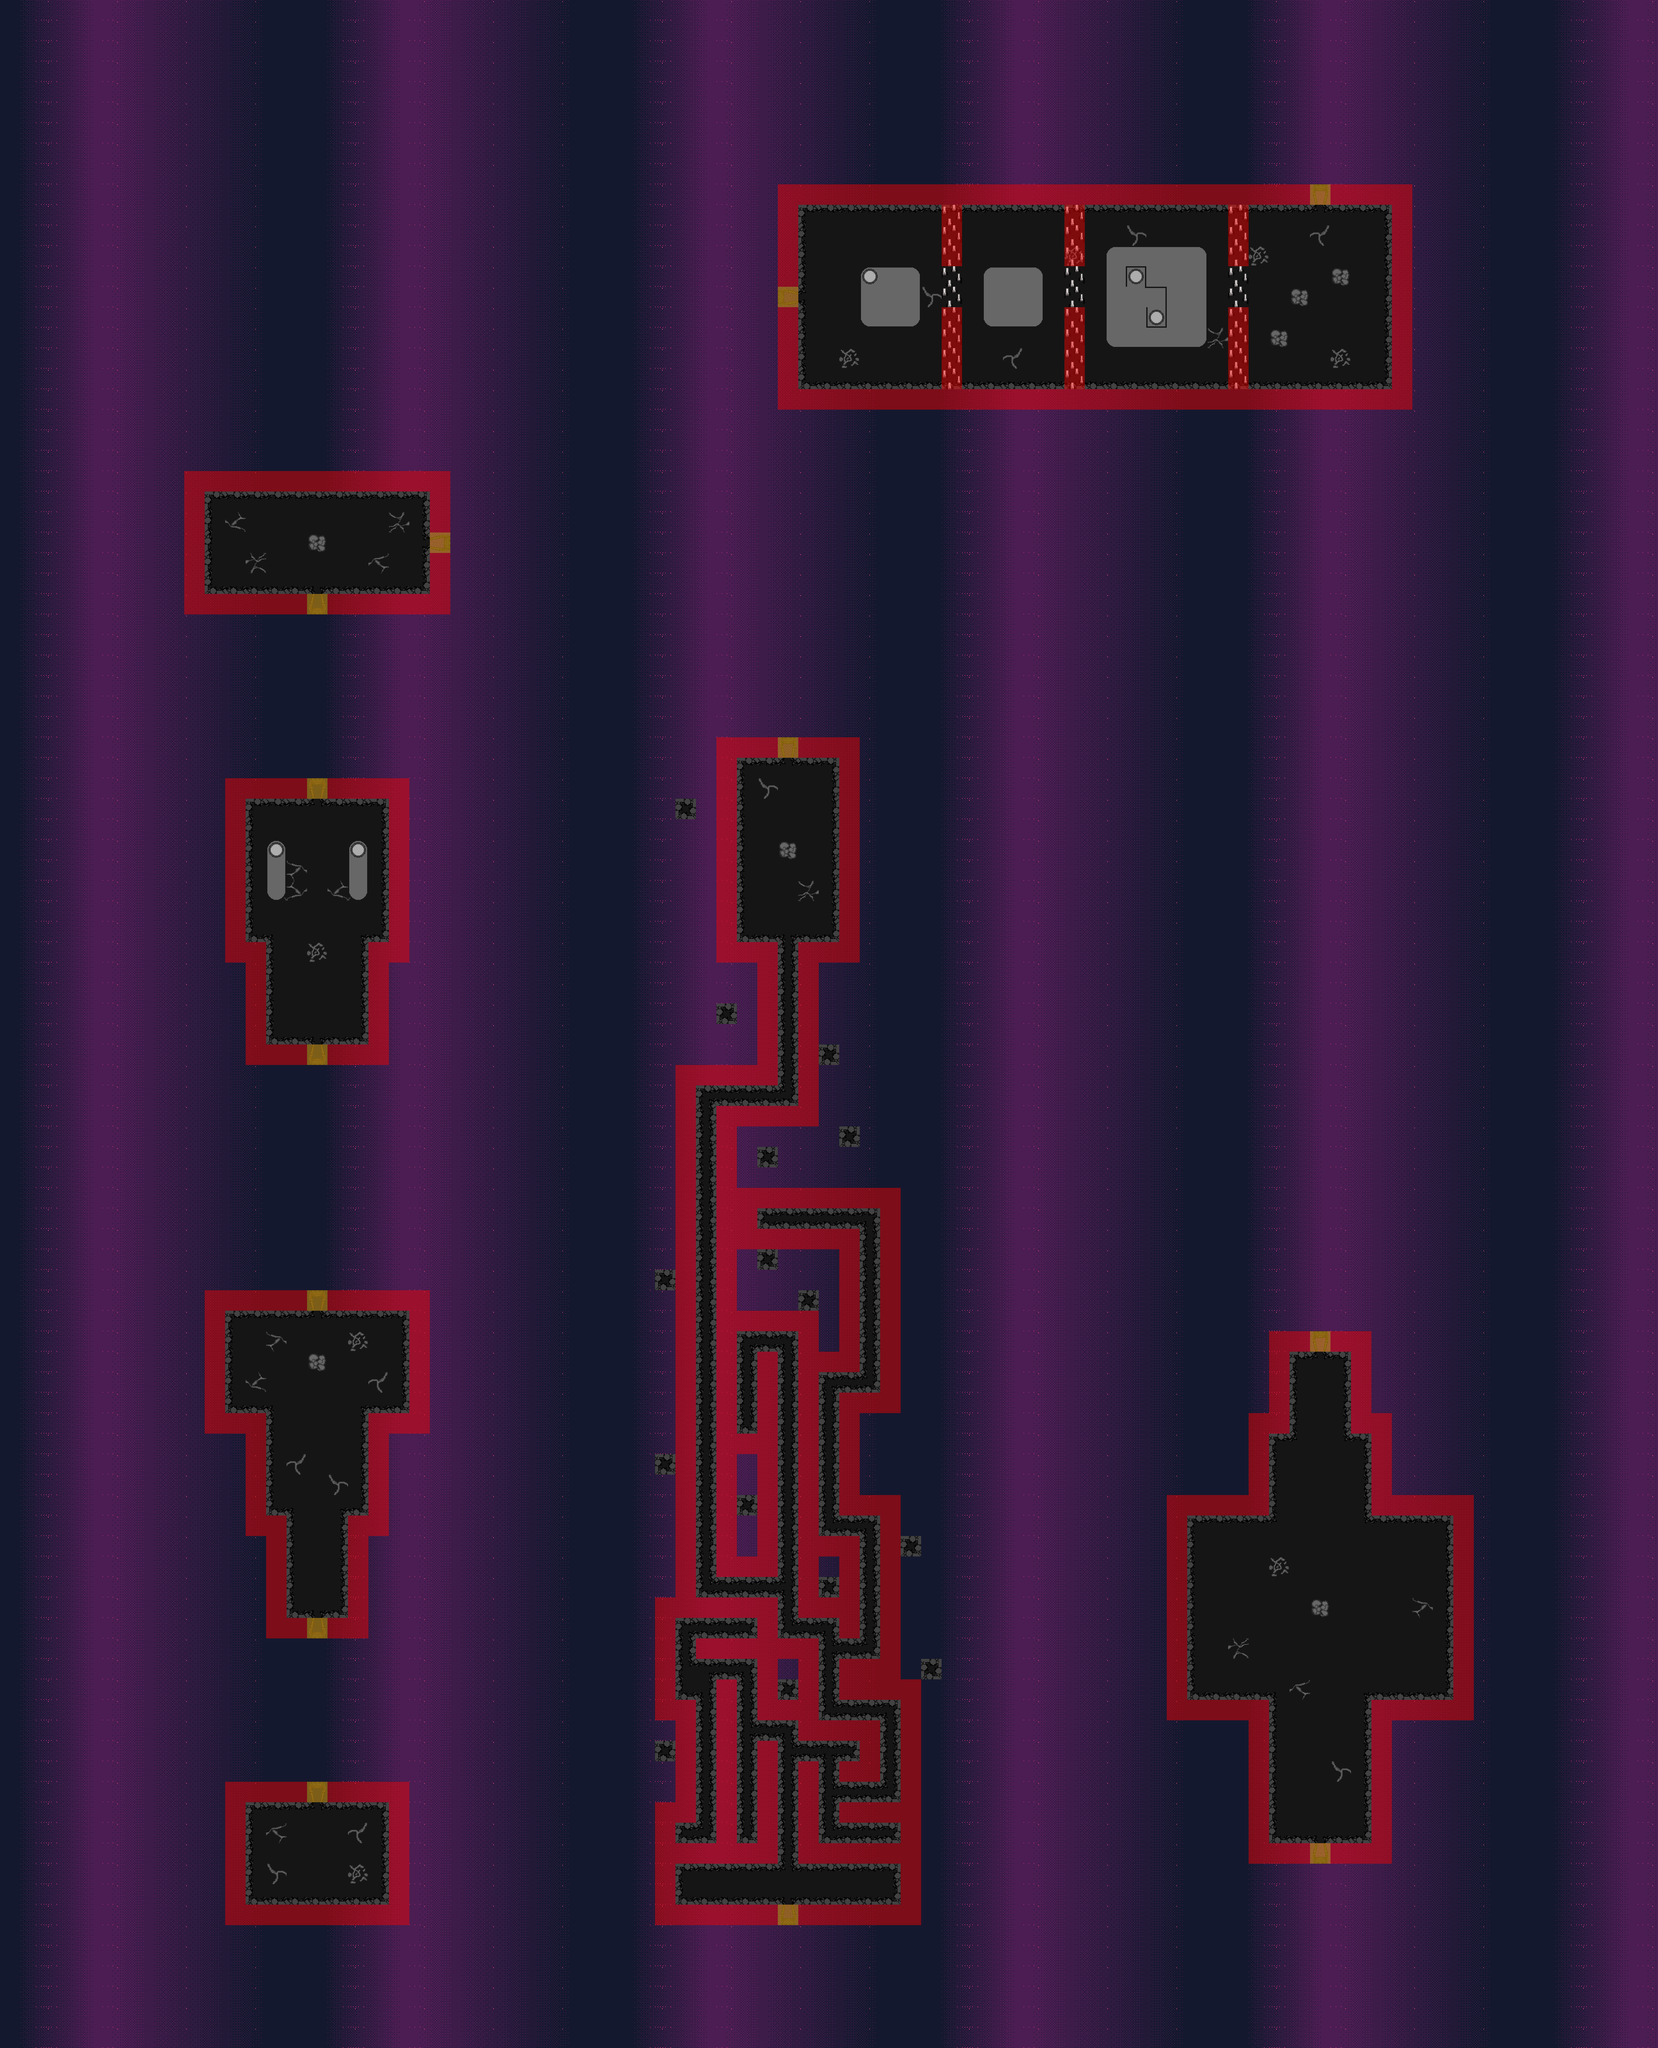

Tiled map render using the project's own tile images. Description and the map definition, with tile-layer contents summarised, below:
An orthogonal 81x100 tile map with 64x64 px tiles, 5 tile layers (BG, Ground, Puzzles, Objects, ...), 2 tilesets.

<map version="1.4" tiledversion="1.4.2" orientation="orthogonal" renderorder="right-down" width="81" height="100" tilewidth="64" tileheight="64" infinite="0" nextlayerid="6" nextobjectid="1">
 <tileset firstgid="1" name="tutorial_tileset" tilewidth="64" tileheight="64" tilecount="126" columns="18">
  <image source="tutorial_tileset.png" width="1152" height="448" />
  <terraintypes>
   <terrain name="TerrenoEquisde" tile="-1" />
  </terraintypes>
 </tileset>
 <tileset firstgid="127" name="meta_data" tilewidth="64" tileheight="64" tilecount="8" columns="4">
  <image source="meta_data.png" width="256" height="128" />
  <terraintypes>
   <terrain name="I guess" tile="-1" />
  </terraintypes>
  <tile id="0">
   <properties>
    <property name="CollisionId" type="int" value="1" />
   </properties>
  </tile>
  <tile id="1">
   <properties>
    <property name="CollisionId" type="int" value="2" />
   </properties>
  </tile>
  <tile id="2">
   <properties>
    <property name="CollisionId" type="int" value="3" />
   </properties>
  </tile>
  <tile id="3">
   <properties>
    <property name="CollisionId" type="int" value="4" />
   </properties>
  </tile>
  <tile id="4">
   <properties>
    <property name="CollisionId" type="int" value="5" />
   </properties>
  </tile>
  <tile id="5">
   <properties>
    <property name="CollisionId" type="int" value="6" />
   </properties>
  </tile>
  <tile id="6">
   <properties>
    <property name="CollisionId" type="int" value="7" />
   </properties>
  </tile>
  <tile id="7">
   <properties>
    <property name="CollisionId" type="int" value="8" />
   </properties>
  </tile>
 </tileset>
 <layer id="1" name="BG" width="81" height="100">
  <properties>
   <property name="NoDraw" type="int" value="0" />
  </properties>
  <data>[8100 cells, 8100 non-empty, 15 distinct tile ids]</data>
 </layer>
 <layer id="2" name="Ground" width="81" height="100">
  <properties>
   <property name="NoDraw" type="int" value="0" />
  </properties>
  <data>[8100 cells, 928 non-empty, 43 distinct tile ids]</data>
 </layer>
 <layer id="5" name="Puzzles" width="81" height="100">
  <properties>
   <property name="NoDraw" type="int" value="0" />
  </properties>
  <data>[8100 cells, 49 non-empty, 16 distinct tile ids]</data>
 </layer>
 <layer id="3" name="Objects" width="81" height="100">
  <properties>
   <property name="NoDraw" type="int" value="0" />
  </properties>
  <data>[8100 cells, 45 non-empty, 6 distinct tile ids]</data>
 </layer>
 <layer id="4" name="MetaData" width="81" height="100">
  <properties>
   <property name="NoDraw" type="int" value="1" />
  </properties>
  <data>[8100 cells, 1044 non-empty, 5 distinct tile ids]</data>
 </layer>
</map>